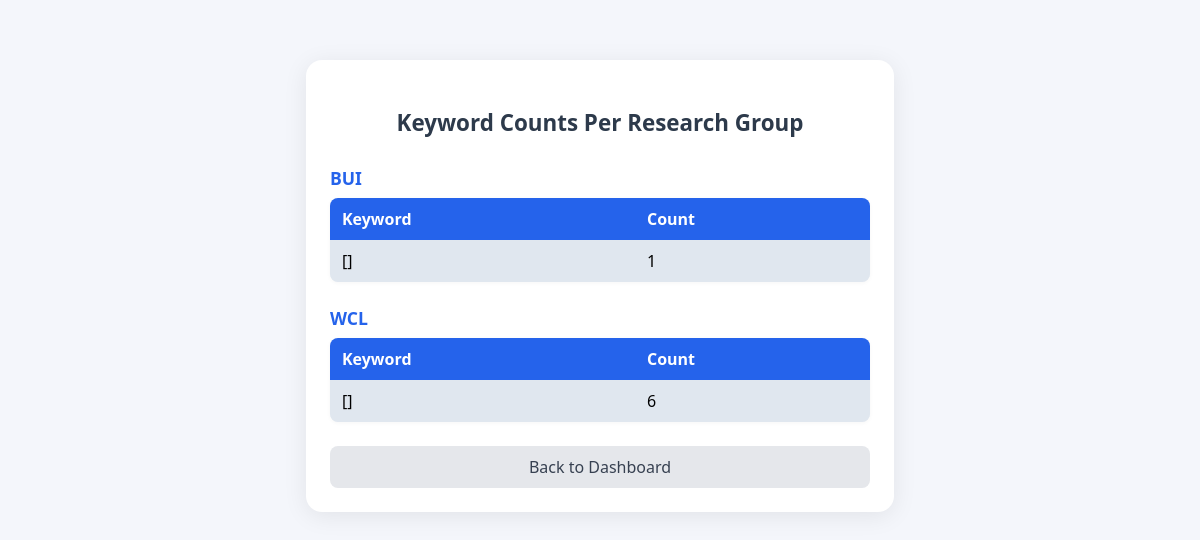
The page /report/keyword-counts-per-group/ on the database as committed earlier.
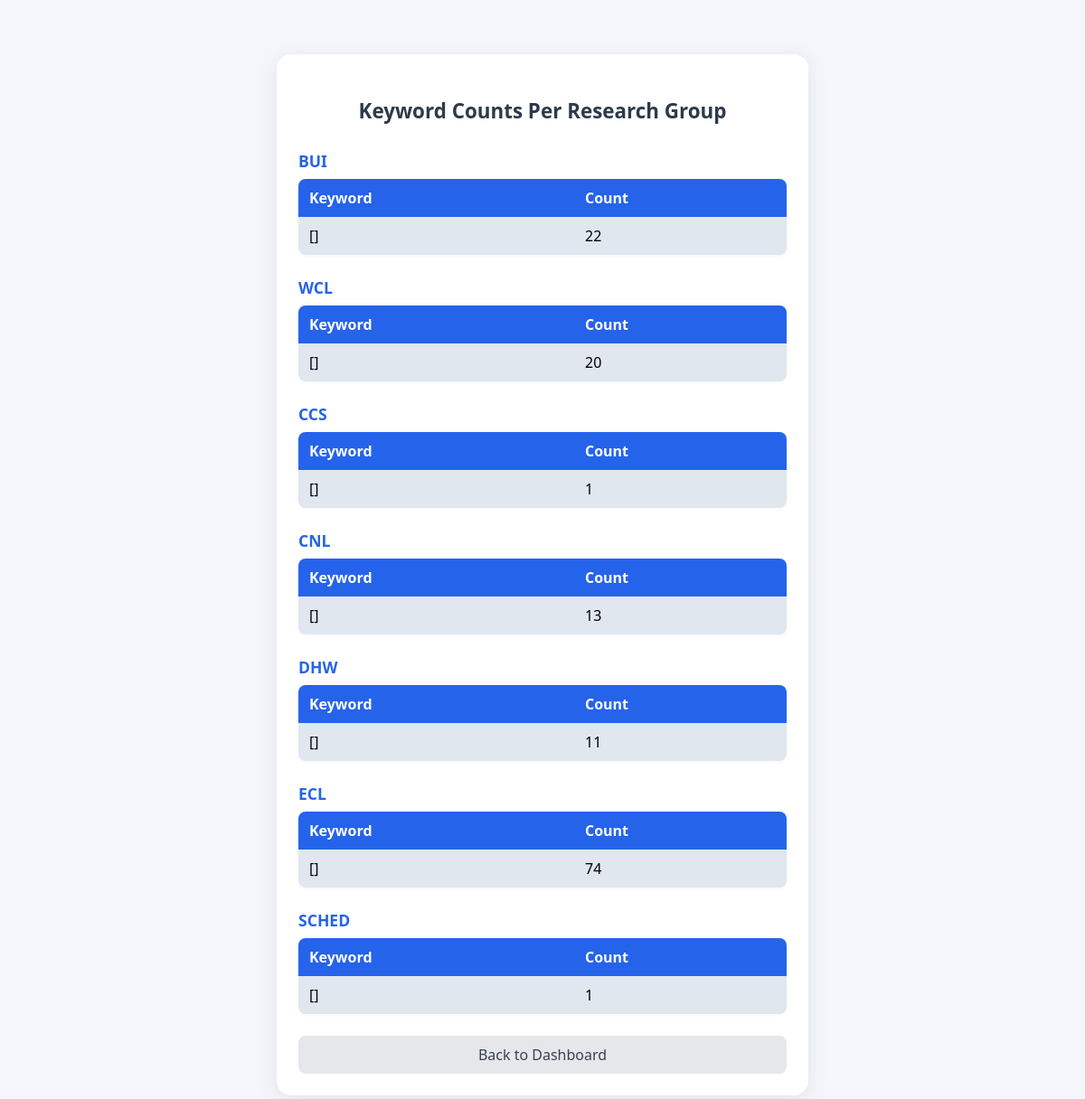
The same page on the database as committed later.
### research/models.py (models this page shows, shortened)
class ResearchGroup(models.Model):
    name = models.CharField(max_length=255, unique=True)

### research/views.py (the view)
# urls.py: path('report/keyword-counts-per-group/', views.report_keyword_counts_per_group, name='report_keyword_counts_per_group'),
def report_keyword_counts_per_group(request):
    data = get_keyword_counts_per_group()
    return render(request, 'research/report_keyword_counts_per_group.html', {'data': data})

### research/views.py (called while the page is built)
def get_keyword_counts_per_group():
    result = {}
    for group in ResearchGroup.objects.all():
        authors = Author.objects.filter(research_group=group)
        pub_ids = set()
        for author in authors:
            pub_ids.update(author.authorpublication_set.values_list('publication_id', flat=True))
        keyword_counter = {}
        pubs = Publication.objects.filter(id__in=pub_ids)
        for pub in pubs:
            for kw in pub.keywords.split(','):
                kw = kw.strip().lower()
                if kw:
                    keyword_counter[kw] = keyword_counter.get(kw, 0) + 1
        result[group.name] = keyword_counter
    return result

### research/templates/research/report_keyword_counts_per_group.html (shortened to what this page needs)
<!DOCTYPE html>
<html lang="en">
<head>
</head>
<body>
  <div class="container">
    <h1>Keyword Counts Per Research Group</h1>
    {% for group, keywords in data.items %}
      <h2>{{ group }}</h2>
      {% if keywords %}
        <table>
          <tr><th>Keyword</th><th>Count</th></tr>
          {% for kw, count in keywords.items %}
            <tr><td>{{ kw }}</td><td>{{ count }}</td></tr>
          {% endfor %}
        </table>
      {% else %}
        <div class="no-keywords">No keywords found.</div>
      {% endif %}
    {% endfor %}
    <a class="back-link" href="{% url 'index' %}">Back to Dashboard</a>
  </div>
</body>
</html>

Rows that differ between the two databases and show on the page:
added ResearchGroup: data "CCS"
added ResearchGroup: data "CNL"
added ResearchGroup: data "DHW"
added ResearchGroup: data "ECL"
added ResearchGroup: data "SCHED"
Other text that changed with them:
list line gone: "[] 1"
new list line: "[] 22"
list line gone: "[] 6"
new list line: "[] 20"
new list line: "Keyword Count [] 1"
new list line: "Keyword Count [] 13"
new list line: "Keyword Count [] 11"
new list line: "Keyword Count [] 74"
